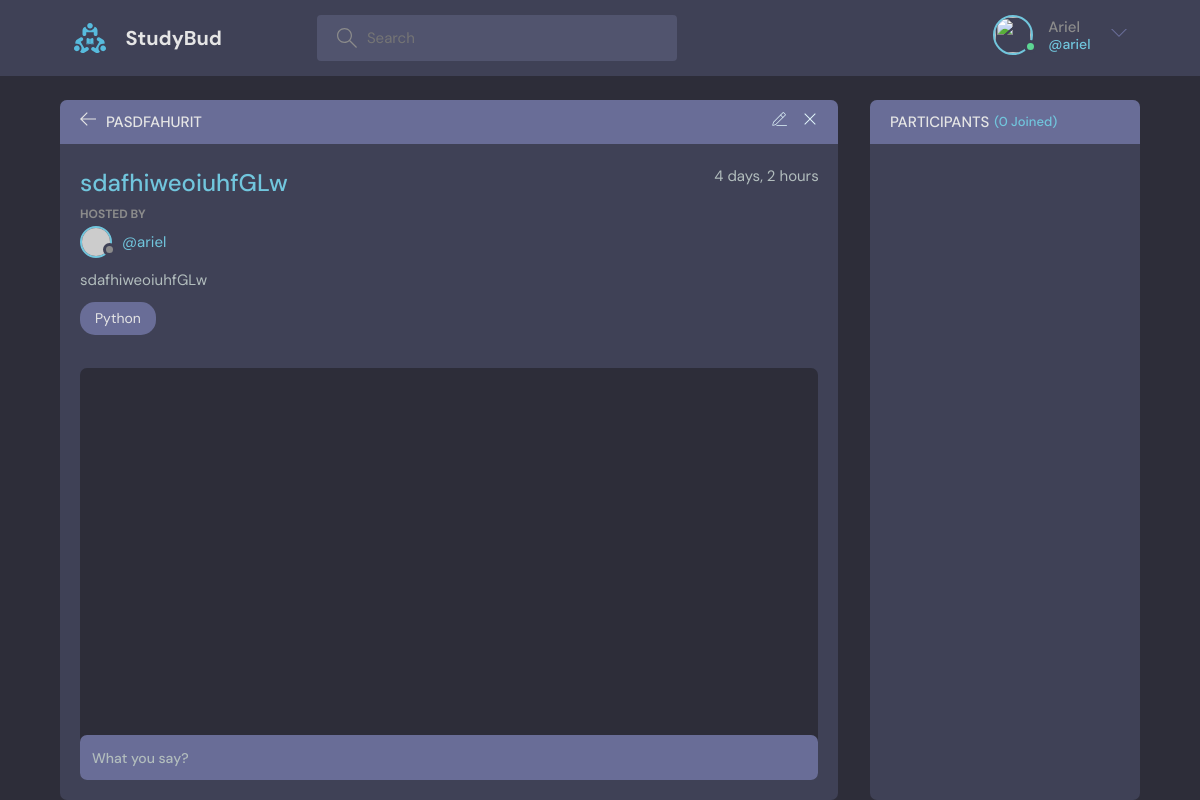
The app's page /room/14 (signed in), older data.
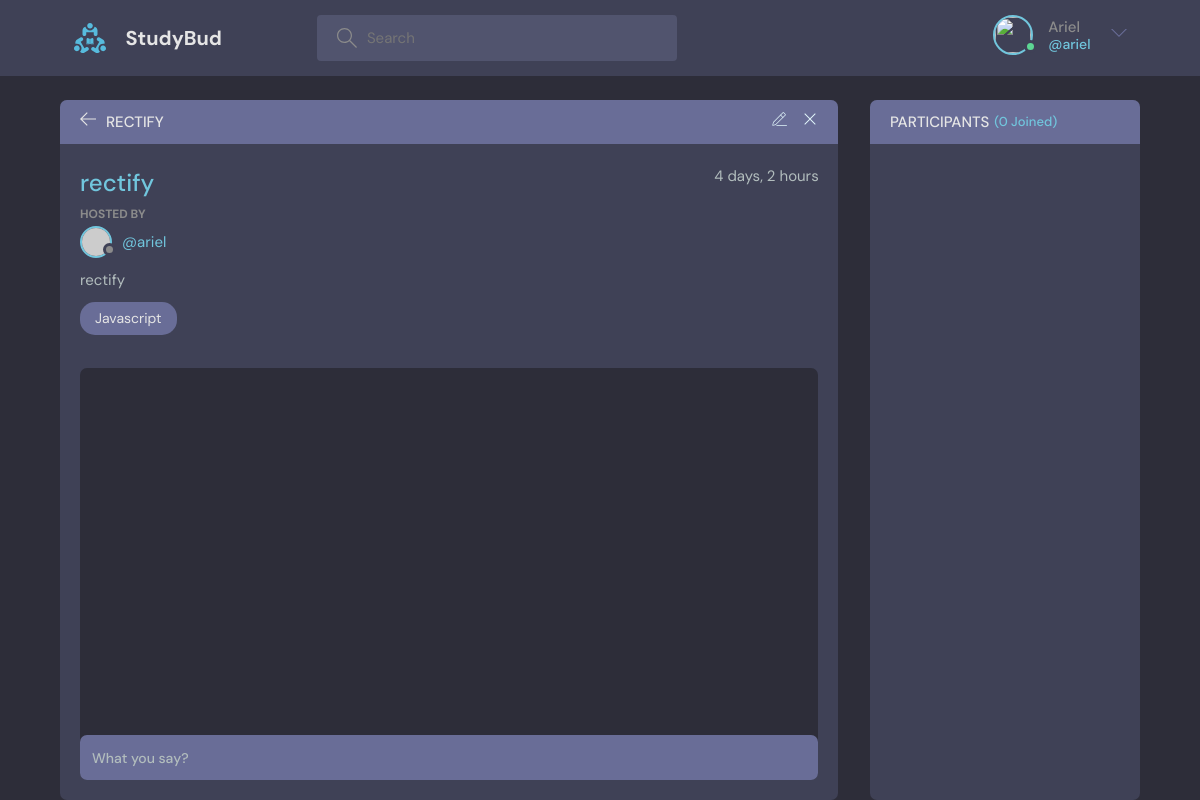
The same page, newer data.
### general/models.py (models this page shows, shortened)
class Room(models.Model):
    host = models.ForeignKey(
        get_user_model(), on_delete=models.CASCADE, null=False, blank=False
    )
    topic = models.ForeignKey(Topic, on_delete=models.SET_NULL, null=True, blank=False)
    name = models.CharField(max_length=200)
    description = models.TextField(null=True, blank=True)
    participants = models.ManyToManyField(
        get_user_model(), related_name="participants", blank=True
    )
    created = models.DateTimeField(auto_now_add=True)
    updated = models.DateTimeField(auto_now=True)
    class Meta:
        ordering = ["-updated", "-created"]

class Topic(models.Model):
    name = models.CharField(max_length=200)
    description = models.TextField(null=True, blank=True)
    created = models.DateTimeField(auto_now_add=True)
    updated = models.DateTimeField(auto_now=True)
    def __str__(self):
        return self.name

### general/views.py (the view, shortened to what this page needs)
# urls.py: path("room/<str:pk>", RoomView.as_view(), name="room"),
class RoomView(CustomLoginRequiredMixin, CreateView):
    form_class = MessageForm
    template_name = "general/room.html"
    context = {}
    success_message = "Message registered successfully"
    def get(self, request, pk):
        room = Room.objects.get(id=pk)
        room_messages = room.message_set.all().order_by("-created")
        participants = room.participants.all()
        context = {
            "room": room,
            "room_messages": room_messages,
            "participants": participants,
        }
        return render(self.request, "general/room.html", context)

### general/templates/general/room.html (shortened to what this page needs)
{% extends "main.html" %}
{% load static %}
{% block content %}
  <main class="profile-page layout layout--2">
    <div class="container">
      <div class="room">
        <div class="room__top">
          <div class="room__topLeft">
            <a href="{{ request.META.HTTP_REFERER|escape }}">
              <svg version="1.1" xmlns="http://www.w3.org/2000/svg" width="32" height="32" viewBox="0 0 32 32">
                <title>arrow-left</title>
                <path
                  d="M13.723 2.286l-13.723 13.714 13.719 13.714 1.616-1.611-10.96-10.96h27.625v-2.286h-27.625l10.965-10.965-1.616-1.607z"
                ></path>
              </svg>
            </a>
            <h3>{{ room.name }}</h3>
          </div>
          {% if request.user == room.host %}
            <div class="room__topRight">
              <a href="{% url 'update-room' room.id %}">
              </a>
              <a href="{% url 'delete-room' room.id %}">
                <svg version="1.1" xmlns="http://www.w3.org/2000/svg" width="32" height="32" viewBox="0 0 32 32">
                  <title>delete</title>
                  <path
                    d="M27.314 6.019l-1.333-1.333-9.98 9.981-9.981-9.981-1.333 1.333 9.981 9.981-9.981 9.98 1.333 1.333 9.981-9.98 9.98 9.98 1.333-1.333-9.98-9.98 9.98-9.981z"
                  ></path>
                </svg>
              </a>
            </div>
          {% endif %}
        </div>
        <div class="room__box scroll">
          <div class="room__header scroll">
            <div class="room__info">
              <h3>{{ room.description }}</h3>
              <span>{{ room.created|timesince }}</span>
            </div>
            <div class="room__hosted">
              <p>Hosted By</p>
              <a href="{% url 'profile' room.host.id %}" class="room__author">
                <div class="avatar avatar--small">
                  <img src="https://randomuser.me/api/portraits/men/37.jpg"/>
                </div>
                <span>@{{ room.host }}</span>
              </a>
            </div>
            <div class="room__details">
              {{ room.description }}
            </div>
            <span class="room__topics">{{ room.topic }}</span>
          </div>
          <div class="room__conversation">
            <div class="threads scroll">
            </div>
          </div>
        </div>
        {% if request.user.is_authenticated %}
          <div class="room__message">
            <form method="POST" action="">
              <label for="body">
                <input type="text" id="body" name="body" placeholder="What you say?">
              </label>
            </form>
          </div>
        {% endif %}
      </div>
      <div class="participants">
        <h3 class="participants__top">Participants <span>({{ participants.count }} Joined)</span></h3>
        <div class="participants__list scroll">
        </div>
      </div>
    </div>
  </main>
{% endblock content %}

### templates/main.html (shortened to what this page needs)
<!DOCTYPE html>
{% load static %}
<html lang="en">
<head>
  <link rel="stylesheet" href="{% static 'style/main.css' %}">
</head>
<body>
{% include "components/navbar.html" %}
{% block content %}
{% endblock %}
</body>
</html>

### templates/components/navbar.html (shortened to what this page needs)
{% load static %}
{% block css %}
  <link rel="stylesheet" href="{% static 'style/navbar.css' %}">
{% endblock %}
<header class="header deaher--loggedIn">
  <div class="container">
    <a href="{% url 'home' %}" class="header__logo">
      <img src="{% static 'img/logo.svg' %}" alt="Logo"/>
      <h1>StudyBud</h1>
    </a>
    <form class="header__search" method="GET" action="{% url 'home' %}">
      <label>
        <input type="text" name="query" placeholder="Search"/>
      </label>
    </form>
    <nav class="header__menu">
      {% if request.user.is_authenticated %}
        <div class="header__user">
          <a href="{% url 'profile' request.user.id %}">
            <div class="avatar avatar--medium active">
              <img src="https://api.lorem.space/image/face?w=100&h=100"/>
            </div>
            <p>
              {{ request.user.username|capfirst }}
              <span>@{{ request.user.username }}</span>
            </p>
          </a>
          <button class="dropdown-button">
            <svg
              xmlns="http://www.w3.org/2000/svg"
              width="32"
              height="32"
              viewBox="0 0 32 32"
            >
              <title>chevron-down</title>
              <path d="M16 21l-13-13h-3l16 16 16-16h-3l-13 13z"></path>
            </svg>
          </button>
        </div>
      {% else %}
        <a href="{% url 'login' %}">
          <img src="{% static 'img/avatar.svg' %}"/>
          <p>Login</p>
        </a>
      {% endif %}
    </nav>
  </div>
</header>

### general/static/style/navbar.css (style rules this page uses)
.header { padding: 1.5rem; background-color: var(--color-dark); }
.header > .container { display: flex; gap: 9.5rem; }
.header__logo, .header__user { display: flex; gap: 2rem; align-items: center; }
.header__logo > img { height: 3.2rem; width: 3.2rem; }
.header__logo > h1 { font-weight: 700; font-size: 2rem; color: var(--color-light); }
.header__search > label { background-color: var(--color-dark-medium); padding: 1.3rem 1rem; display: flex; align-items: center; gap: 1rem; border-radius: 4px; }
.header__search svg { fill: var(--color-gray); width: 2rem; height: 2rem; margin-left: 1rem; }
.header__search input { width: 30rem; background: transparent; border: none; outline: none; color: var(--color-light); }
.header__menu { margin-left: auto; position: relative; }
.header__menu a { display: flex; gap: 1.5rem; align-items: center; font-weight: 500; text-decoration: none; color: var(--color-gray); }
.header__menu img { height: 3.6rem; }
.header__menu p { line-height: 1.2; }
.header__menu span { color: var(--color-main); font-weight: 500; font-size: 1.4rem; display: block; }
.header__menu svg { width: 1.6rem; height: 1.6rem; fill: var(--color-dark-light); }
.dropdown-button { background: transparent; border: 0; outline: 0; cursor: pointer; }

Row changes from the older to the newer data that the page shows:
changed Room "ariel": name "PASDFAHURIT" → "RECTIFY"; description "sdafhiweoiuhfGLw" → "rectify"; topic "Python" → "Javascript"
